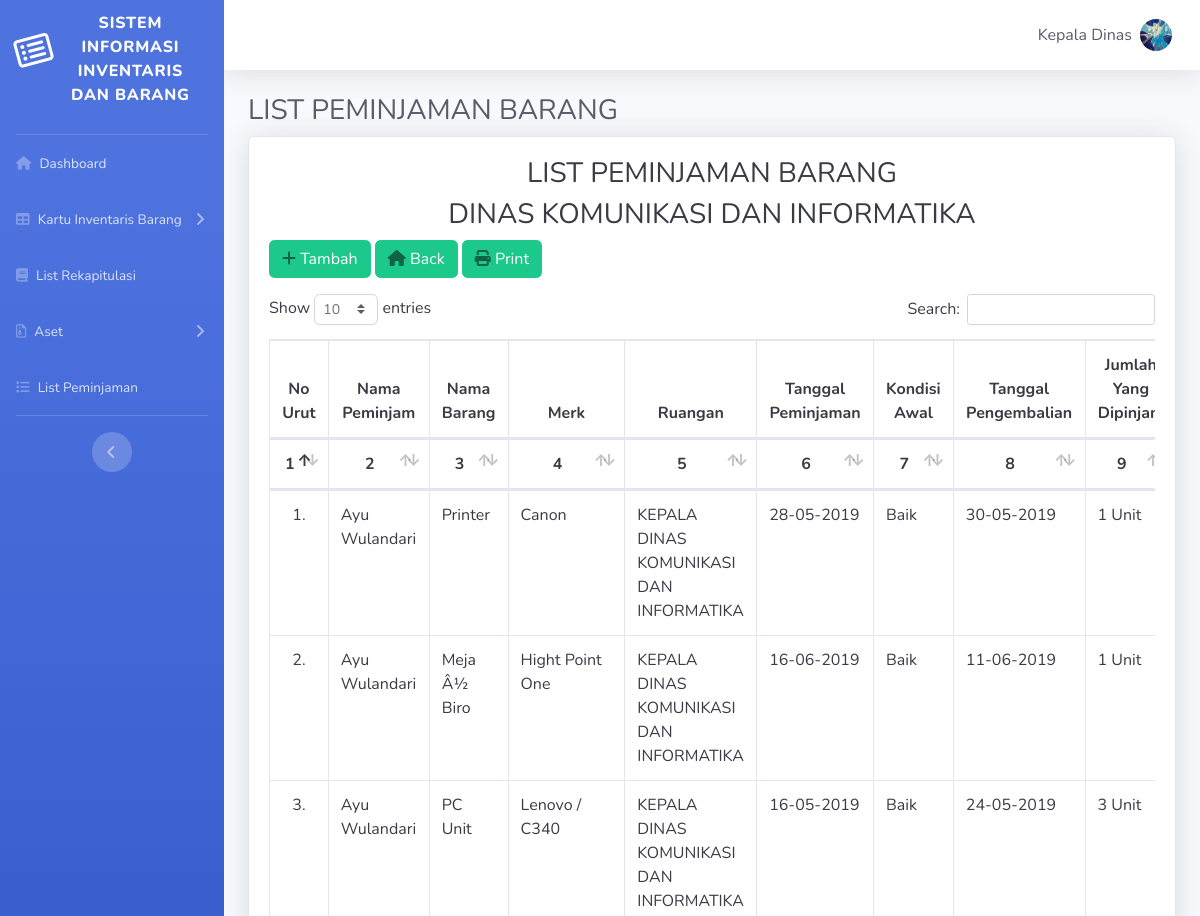
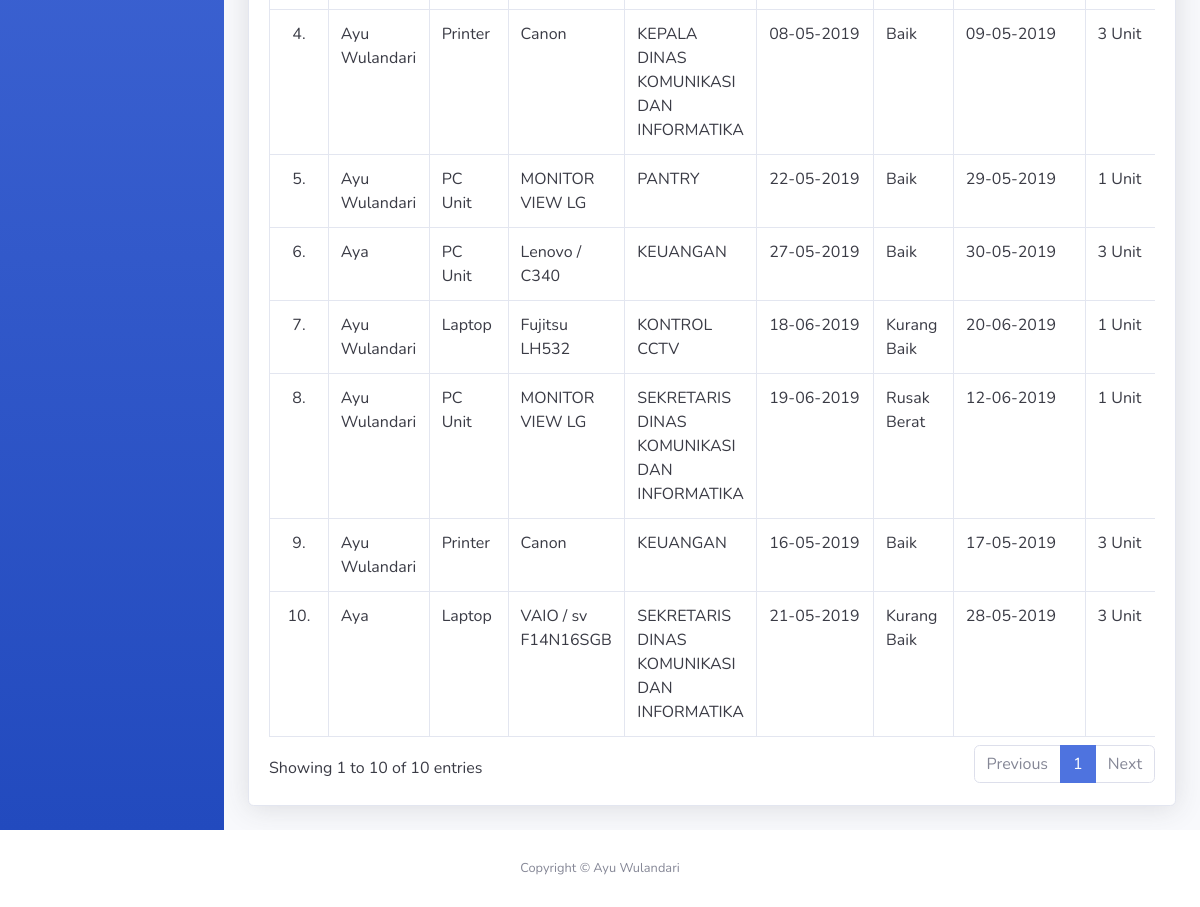
The app's page /view/list_peminjaman.php (signed in) with its own data (2 pictures, top to bottom).
### tables this page shows
CREATE TABLE `user` (
  `id_user` int(150) NOT NULL,
  `username` varchar(150) NOT NULL,
  `fullname` varchar(150) NOT NULL,
  `password` varchar(100) NOT NULL,
  `nip` varchar(255) NOT NULL,
  `jabatan` varchar(255) NOT NULL,
  `level` varchar(40) NOT NULL,
  `foto` varchar(100) DEFAULT NULL
);

CREATE TABLE `list_peminjaman` (
  `id_peminjam` int(150) NOT NULL,
  `nama_peminjam` varchar(100) NOT NULL,
  `merk_id` varchar(50) NOT NULL,
  `ruangan` varchar(70) NOT NULL,
  `tanggal_peminjaman` date NOT NULL,
  `kondisi_awal` varchar(40) NOT NULL,
  `tanggal_pengembalian` date NOT NULL,
  `keterangan` varchar(30) NOT NULL,
  `jumlah` int(30) NOT NULL,
  `status` varchar(20) NOT NULL
);

CREATE TABLE `stok_barang` (
  `id_stok` int(30) NOT NULL,
  `jumlah` int(12) NOT NULL,
  `nama_barang` varchar(50) NOT NULL,
  `merk` varchar(30) NOT NULL,
  `kondisi` varchar(20) NOT NULL
);

### config.php (called while the page is built, shortened)
<?php
$DB_host = "localhost";
$DB_user = "root";
$DB_pass = "";
$DB_name = "db_inventaris";
try
{
    $DB_con = new PDO("mysql:host={$DB_host};dbname={$DB_name}",$DB_user,$DB_pass);
    $DB_con->setAttribute(PDO::ATTR_ERRMODE, PDO::ERRMODE_EXCEPTION);
}
catch(PDOException $e)
{
    echo $e->getMessage();
}
include_once 'class.user.php';
$user = new user($DB_con);
include_once 'class.peminjaman.php';
$peminjaman = new peminjaman($DB_con);
?>

### class.user.php (called while the page is built, shortened)
<?php
class user{
    private $db;
    function __construct($DB_con)
	{
		$this->db = $DB_con;
    }
    public function tampil_user($mysource, $myid)
    {
        $query = "SELECT ".$mysource." FROM user WHERE id_user = ".$myid." limit 1";
        $outp = '';
        try
        {
            $stmt = $this->db->prepare($query);
			$stmt->execute();
			if($stmt->rowCount()>0)
			{
				while($row=$stmt->fetch(PDO::FETCH_ASSOC))
				{
					$outp = $row[$mysource];
				}
			} else{
				$outp = '';
			}
		}
		catch(PDOException $e)
			{
				$outp = '';
				return $outp;
			}
		return $outp;
    }
}
?>

### class.peminjaman.php (the view, shortened to what this page needs)
<?php
class peminjaman{
    private $db;
    function __construct($DB_con)
	{
		$this->db = $DB_con;
    }
    public function tanggal($mydate)
	{
		return date("d-m-Y", strtotime($mydate) );
    }
    public function tampil_peminjamanAdmin()
    {
        $noUrut = 1;
        $query = "SELECT * FROM list_peminjaman";
        $outp = '';
        try
        {
            $stmt = $this->db->prepare($query);
			$stmt->execute();
			if($stmt->rowCount()>0)
			{
				while($row=$stmt->fetch(PDO::FETCH_ASSOC))
				{
                    $outp .= "<tr>";
                    $outp .= "<td align='center'>".$noUrut++.".</td>";
					$outp .= "<td>".$row['nama_peminjam']."</td>";
					$outp .= "<td>".$this->cetak_stok('nama_barang',$row['merk_id'])."</td>";
					$outp .= "<td>".$this->cetak_stok('merk',$row['merk_id'])."</td>";
                    $outp .= "<td>".$row['ruangan']."</td>";
					$outp .= "<td>".$this->tanggal($row['tanggal_peminjaman'])."</td>";
                    $outp .= "<td>".$row['kondisi_awal']."</td>";
					$outp .= "<td>".$this->tanggal($row['tanggal_pengembalian'])."</td>";
					$outp .= "<td>".$row['jumlah']." Unit </td>";
					$outp .= "<td>".$row['keterangan']."</td>";
					$outp .= "<td><a class='btn btn-primary' href='../view/detail.php?id_peminjam=".$row['id_peminjam']."' role='button'>Detail</a></td>";
					$outp .= "<td><a href='../view/ubah_peminjaman.php?id_peminjam=".$row['id_peminjam']."' class='btn btn-primary btn-circle btn-mb'><i class='fas fa-edit'></i></a></td>";
					$konddata = '"../modal/m.hapuspeminjaman.php?id_peminjam='.$row['id_peminjam'].'"';
					$outp .= "<td><a onclick='myhapus(".$konddata.")' class='btn btn-danger btn-circle btn-mb' style='color:white;'> <i class='fas fa-trash'></i></a></td>";
					$outp .= "<td>".$row['status']."</td>";
					$outp .= "<td><a href='./pdf/document/cetak_surat.php?id_peminjam=".$row['id_peminjam']."' class='btn btn-primary btn-circle btn-mb'> <i class='fas fa-print'></i></a></td>";
                    $outp .= "</tr>";
				}
			} else{
				$outp = '<tr><td colspan="3" align="center">data kosong</td></tr>';
			}
		}
		catch(PDOException $e)
			{
				$outp = '<tr><td colspan="3" align="center">data error</td></tr>';
				return $outp;
			}
		return $outp;
	}
    public function cetak_stok($target,$id_stok){
        $query = "SELECT ".$target." FROM stok_barang WHERE id_stok='".$id_stok."' limit 1";
		$outp = '';
		try
			{
                $stmt = $this->db->prepare($query);
				$stmt->execute();
		        if($stmt->rowCount()>0)
			    {
			        while($row=$stmt->fetch(PDO::FETCH_ASSOC))
			        {
				        $outp = $row[$target];
					}
				}else{
					$outp = 'tidak ada';
				}
			}
		catch(PDOException $e)
			{
				$outp = '';
				return $outp;
			}
		return $outp;
    }
}
?>

### view/list_peminjaman.php (shortened to what this page needs)
<?php
include '../config.php';
?>
<!DOCTYPE html>
<html lang="en">
<head>
  <link href="vendor/fontawesome-free/css/all.min.css" rel="stylesheet" type="text/css">
  <link href="css/sb-admin-2.min.css" rel="stylesheet">
  <link href="vendor/datatables/dataTables.bootstrap4.min.css" rel="stylesheet">
</head>
<body id="page-top">
  <div id="wrapper">
    <ul class="navbar-nav bg-gradient-primary sidebar sidebar-dark accordion" id="accordionSidebar">
      <a class="sidebar-brand d-flex align-items-center justify-content-center" href="dashboard.php">
        <div class="sidebar-brand-icon rotate-n-15">
          <i class="fa fa-list-alt"></i>
        </div>
        <div class="sidebar-brand-text mx-1"><p></p>Sistem Informasi inventaris dan Barang</div>
      </a>
      <hr class="sidebar-divider my-0">
      <li class="nav-item">
        <a class="nav-link" href="dashboard.php">
          <i class="fa fa-home"></i>
          <span>Dashboard</span></a>
      </li>
      <?php if($_SESSION['level'] == 'pengurusbarang'){ ?>
       <li class="nav-item">
        <a class="nav-link" href="master_data.php">
         <i class="fas fa-th-list"></i>
          <span>Master Data</span></a>
      </li>
      <li class="nav-item">
        <a class="nav-link collapsed" href="#" data-toggle="collapse" data-target="#collapseFive" aria-expanded="true" aria-controls="collapseFive">
          <i class="fa fa-table"></i>
          <span>Kartu Inventaris Barang</span>
        </a>
        <div id="collapseFive" class="collapse" aria-labelledby="headingTwo" data-parent="#accordionSidebar">
          <div class="bg-white py-2 collapse-inner rounded">
            <h6 class="collapse-header"> Kartu Inventaris Barang</h6>
            <a class="collapse-item" href="kibA.php?data=">KIB A</a>
            <a class="collapse-item" href="kibB.php?data=">KIB B</a>
            <a class="collapse-item" href="kibC.php?data=">KIB C</a>
            <a class="collapse-item" href="kibD.php?data=">KIB D</a>
            <a class="collapse-item" href="kibE.php">KIB E</a>
            <a class="collapse-item" href="kibF.php">KIB F</a>
          </div>
        </div>
      </li>
      <li class="nav-item">
        <a class="nav-link" href="rekapitulasi.php?data=">
          <i class="fa fa-book"></i>
          <span>List Rekapitulasi</span></a>
      </li>
      <li class="nav-item">
        <a class="nav-link" href="ekstrakom.php">
          <i class="fa fa-file"></i>
          <span>Ekstrakom</span></a>
      </li>
      <li class="nav-item">
        <a class="nav-link" href="barang_pakai_habis.php">
          <i class="fas fa-file-alt"></i>
          <span>Barang Pakai Habis</span></a>
      </li>
      <li class="nav-item">
          <a class="nav-link collapsed" href="#" data-toggle="collapse" data-target="#collapseTwo" aria-expanded="true" aria-controls="collapseTwo">
              <i class="far fa-file-archive"></i>
            <span>Aset</span>
          </a>
          <div id="collapseTwo" class="collapse" aria-labelledby="headingTwo" data-parent="#accordionSidebar">
            <div class="bg-white py-2 collapse-inner rounded">
              <h6 class="collapse-header">Aset</h6>
              <a class="collapse-item" href="aset_lain.php">Aset Lain</a>
              <a class="collapse-item" href="aset_tak_berwujud.php">Aset Tak Berwujud</a>
            </div>
          </div>
        </li>
      <li class="nav-item">
          <a class="nav-link" href="tambah_user.php">
          <i class="fas fa-user-plus"></i>
            <span>Tambah Pengguna</span></a>
      </li>
      <li class="nav-item active">
          <a class="nav-link" href="list_peminjaman.php">
            <i class="fa fa fa-list"></i>
            <span>List Peminjaman</span></a>
      </li>
      <li class="nav-item">
          <a class="nav-link" href="stok_barang.php">
          <i class="fa fas fa-store"></i>
            <span>Stok Barang</span></a>
      </li>
      <?php } else if($_SESSION['level'] == 'kepaladinas'){?>
       <li class="nav-item">
        <a class="nav-link collapsed" href="#" data-toggle="collapse" data-target="#collapseFive" aria-expanded="true" aria-controls="collapseFive">
          <i class="fa fa-table"></i>
          <span>Kartu Inventaris Barang</span>
        </a>
      </li>
      <li class="nav-item">
        <a class="nav-link" href="rekapitulasi1.php?data=">
          <i class="fa fa-book"></i>
          <span>List Rekapitulasi</span></a>
      </li>
      <li class="nav-item">
          <a class="nav-link collapsed" href="#" data-toggle="collapse" data-target="#collapseTwo" aria-expanded="true" aria-controls="collapseTwo">
              <i class="far fa-file-archive"></i>
            <span>Aset</span>
          </a>
        </li>
      <li class="nav-item">
          <a class="nav-link" href="list_peminjaman2.php">
            <i class="fa fa fa-list"></i>
            <span>List Peminjaman</span></a>
      </li>
      <?php } else if($_SESSION['level'] == 'pegawai'){?>
      <li class="nav-item">
        <a class="nav-link" href="rekapitulasi1.php?data=">
          <i class="fa fa-book"></i>
          <span>List Rekapitulasi</span></a>
      </li>
      <li class="nav-item">
          <a class="nav-link" href="list_peminjaman1.php">
            <i class="fa fa fa-list"></i>
            <span>List Peminjaman</span></a>
      </li>
      <?php }?>
      <hr class="sidebar-divider d-none d-md-block">
      <div class="text-center d-none d-md-inline">
        <button class="rounded-circle border-0" id="sidebarToggle"></button>
      </div>
    </ul>
    <div id="content-wrapper" class="d-flex flex-column">
      <div id="content">
        <nav class="navbar navbar-expand navbar-light bg-white topbar mb-4 static-top shadow">
          <ul class="navbar-nav ml-auto">
            <li class="nav-item dropdown no-arrow">
              <a class="nav-link dropdown-toggle" href="#" id="userDropdown" role="button" data-toggle="dropdown" aria-haspopup="true" aria-expanded="false">
                <span class="mr-2 d-none d-lg-inline text-gray-800 medium"><?php echo $user->tampil_user("fullname", $_SESSION['iduser']) ;?></span>
                <img class="img-profile rounded-circle" src="./img/gambar/<?php echo $user->tampil_user("foto", $_SESSION['iduser']) ;?>" width="300" height="200">
              </a>
            </li>
          </ul>
        </nav>
        <div class="container-fluid">
          <h1 class="h3 mb-2 text-gray-800">LIST PEMINJAMAN BARANG</h1>
          <div class="card shadow mb-4">
            <div class="card-body">
                <h3 class="text-gray-900"><center>LIST PEMINJAMAN BARANG</h3></center>
                <h3 class="text-gray-900"><center>DINAS KOMUNIKASI DAN INFORMATIKA</h3></center>
                <a href="tambah_peminjaman.php" class="btn btn-success">
                    <span class="icon text-black-50">
                      <i class="fas fa-plus"></i>
                    </span>
                    <span class="text">Tambah</span>
                  </a>
                <a href="dashboard.php" class="btn btn-success">
                    <span class="icon text-black-50">
                      <i class="fas fa-home"></i>
                    </span>
                    <span class="text">Back</span>
                  </a>
                <a href="./pdf/document/cetak_peminjamanAdmin.php" class="btn btn-success">
                    <span class="icon text-black-50">
                      <i class="fas fa-print"></i>
                    </span>
                    <span class="text">Print</span>
                  </a>
                  <p>
              <div class="table-responsive text-gray-900">
                <table class="table table-bordered text-gray-900" id="dataTable">
                <thead>
                        <tr>
                          <th>No Urut</th>
                          <th>Nama Peminjam</th>
                          <th>Nama Barang</th>
                          <th>Merk</th>
                          <th>Ruangan</th>
                          <th>Tanggal Peminjaman</th>
                          <th>Kondisi Awal</th>
                          <th>Tanggal Pengembalian</th>
                          <th>Jumlah Yang Dipinjam </th>
                        </tr>
                        <tr>
                          <th>1</th>
                          <th>2</th>
                          <th>3</th>
                          <th>4</th>
                          <th>5</th>
                          <th>6</th>
                          <th>7</th>
                          <th>8</th>
                          <th>9</th>
                        </tr>
                    </thead>
            <tbody>
                <?php echo $peminjaman->tampil_peminjamanAdmin(); ?>
            </tbody>
                </table>
              </div>
            </div>
          </div>
        </div>
    </div>
    </div>
      </div>
      <footer class="sticky-footer bg-white">
        <div class="container my-auto">
          <div class="copyright text-center my-auto">
            <span>Copyright &copy; Ayu Wulandari</span>
          </div>
        </div>
      </footer>
</body>
</html>

### view/list_peminjaman.php (style rules this page uses)
th { text-align: center; }

### records on screen
user: fullname "Kepala Dinas", foto (picture)
list_peminjaman: nama_peminjam "Ayu Wulandari", merk.nama_barang "Printer", merk.merk "Canon", ruangan "KEPALA DINAS KOMUNIKASI DAN INFORMATIKA", tanggal_peminjaman "28-05-2019", kondisi_awal "Baik", tanggal_pengembalian "30-05-2019", jumlah "1"
list_peminjaman: nama_peminjam "Ayu Wulandari", merk.nama_barang "Meja Â½ Biro", merk.merk "Hight Point One", ruangan "KEPALA DINAS KOMUNIKASI DAN INFORMATIKA", tanggal_peminjaman "16-06-2019", kondisi_awal "Baik", tanggal_pengembalian "11-06-2019", jumlah "1"
list_peminjaman: nama_peminjam "Ayu Wulandari", merk.nama_barang "PC Unit", merk.merk "Lenovo / C340", ruangan "KEPALA DINAS KOMUNIKASI DAN INFORMATIKA", tanggal_peminjaman "16-05-2019", kondisi_awal "Baik", tanggal_pengembalian "24-05-2019", jumlah "3"
list_peminjaman: nama_peminjam "Ayu Wulandari", merk.nama_barang "Printer", merk.merk "Canon", ruangan "KEPALA DINAS KOMUNIKASI DAN INFORMATIKA", tanggal_peminjaman "08-05-2019", kondisi_awal "Baik", tanggal_pengembalian "09-05-2019", jumlah "3"
list_peminjaman: nama_peminjam "Ayu Wulandari", merk.nama_barang "PC Unit", merk.merk "MONITOR VIEW LG", ruangan "PANTRY", tanggal_peminjaman "22-05-2019", kondisi_awal "Baik", tanggal_pengembalian "29-05-2019", jumlah "1"
list_peminjaman: nama_peminjam "Aya", merk.nama_barang "PC Unit", merk.merk "Lenovo / C340", ruangan "KEUANGAN", tanggal_peminjaman "27-05-2019", kondisi_awal "Baik", tanggal_pengembalian "30-05-2019", jumlah "3"
list_peminjaman: nama_peminjam "Ayu Wulandari", merk.nama_barang "Laptop", merk.merk "Fujitsu LH532", ruangan "KONTROL CCTV", tanggal_peminjaman "18-06-2019", kondisi_awal "Kurang Baik", tanggal_pengembalian "20-06-2019", jumlah "1"
list_peminjaman: nama_peminjam "Ayu Wulandari", merk.nama_barang "PC Unit", merk.merk "MONITOR VIEW LG", ruangan "SEKRETARIS DINAS KOMUNIKASI DAN INFORMATIKA", tanggal_peminjaman "19-06-2019", kondisi_awal "Rusak Berat", tanggal_pengembalian "12-06-2019", jumlah "1"
list_peminjaman: nama_peminjam "Ayu Wulandari", merk.nama_barang "Printer", merk.merk "Canon", ruangan "KEUANGAN", tanggal_peminjaman "16-05-2019", kondisi_awal "Baik", tanggal_pengembalian "17-05-2019", jumlah "3"
list_peminjaman: nama_peminjam "Aya", merk.nama_barang "Laptop", merk.merk "VAIO / sv F14N16SGB", ruangan "SEKRETARIS DINAS KOMUNIKASI DAN INFORMATIKA", tanggal_peminjaman "21-05-2019", kondisi_awal "Kurang Baik", tanggal_pengembalian "28-05-2019", jumlah "3"
